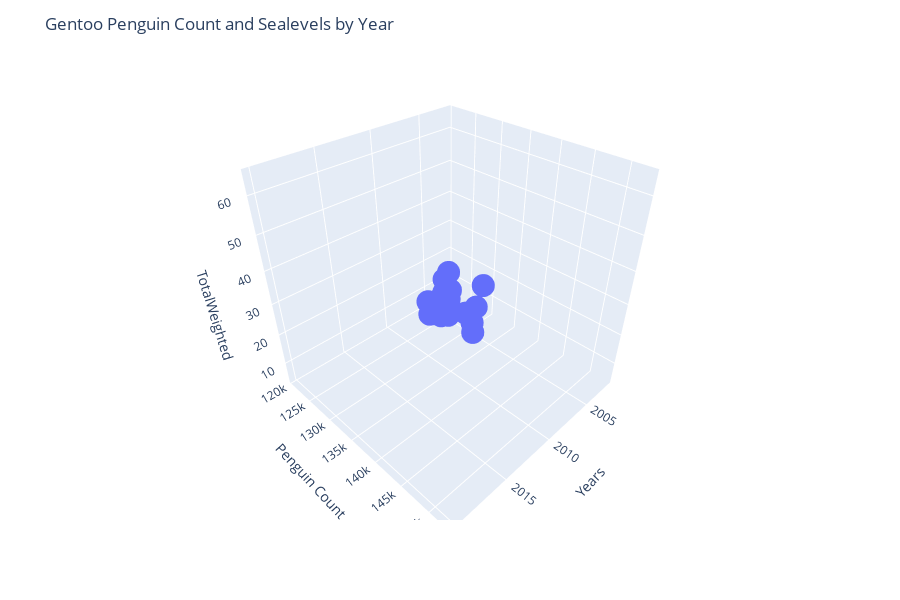

Notebook code for this chart:
### Markdown cell above
## Correlation between rising sea levels and number of Gentoo penguins

### Code cell
gentoo_penguin = interpolated_data[interpolated_data['common_name'] == 'gentoo penguin'].groupby('year')['penguin_count'].sum()
sealevels_range_2002_2020['GMSL_GIA']

fig = px.scatter_3d(gentoo_penguin, x=gentoo_penguin.index, y=gentoo_penguin, z=sealevels_range_2002_2020['GMSL_GIA'])

fig.update_layout(scene=dict(xaxis_title='Years', yaxis_title='Penguin Count', zaxis_title='TotalWeighted'),
                  title='Gentoo Penguin Count and Sealevels by Year',
                  height = 600)

fig.show()

### Figure 1 — Plotly figure (JSON) as saved in the notebook; plotly's stock layout.template omitted (floating-point values rounded to 4 significant figures)
{"data": [{"hovertemplate": "year=%{x}<br>y=%{y}<br>z=%{z}<extra></extra>", "legendgroup": "", "marker": {"color": "#636efa", "symbol": "circle"}, "mode": "markers", "name": "", "scene": "scene", "showlegend": false, "type": "scatter3d", "x": [2002, 2003, 2004, 2005, 2006, 2007, 2008, 2009, 2010, 2011, 2012, 2013, 2014, 2015, 2016, 2017, 2018, 2019, 2020], "y": [120700.0, 122000.0, 123900.0, 125100.0, 126900.0, 124300.0, 130900.0, 131200.0, 130500.0, 134800.0, 141100.0, 143900.0, 145400.0, 148400.0, 149100.0, 146300.0, 148100.0, 150500.0, 152469], "z": [5.78, 4.58, 7.43, 10.3, 14.21, 11.96, 15.21, 23.54, 18.9, 24.57, 33.75, 32.95, 39.2, 53.32, 50.64, 53.12, 59.28, 64.39, 64.39]}], "layout": {"height": 600, "legend": {"tracegroupgap": 0}, "margin": {"t": 60}, "scene": {"domain": {"x": [0, 1], "y": [0, 1]}, "xaxis": {"title": {"text": "Years"}}, "yaxis": {"title": {"text": "Penguin Count"}}, "zaxis": {"title": {"text": "TotalWeighted"}}}, "title": {"text": "Gentoo Penguin Count and Sealevels by Year"}}}
